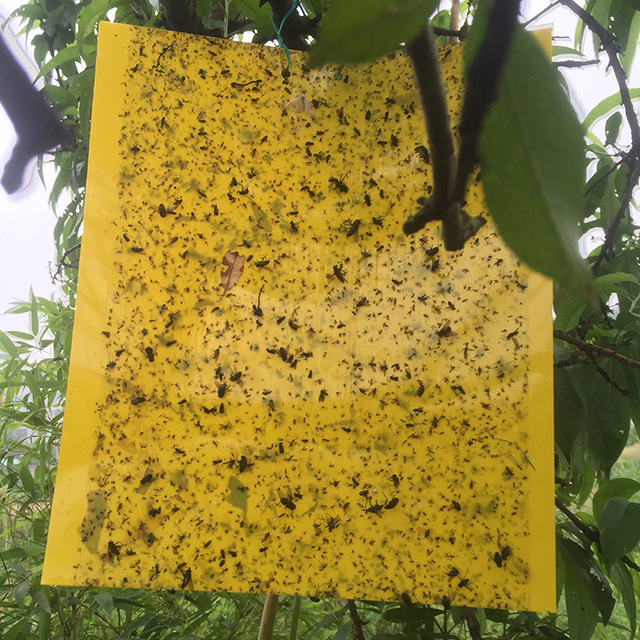
#> input picture TR_opencv1/Zeytin3.jpg, 640 x 640 px, found by its file name
$ python 'Ders4_GörüntüEşikleme_Threshold.py'
#> lines starting #> are read from the running program, lines starting #| are printed output that depends on the picture; after the words box and inside, x2 and y2 are one past the last pixel; in counts of white or black regions, pixels touching at a corner belong together
import cv2
import numpy as np
from matplotlib import pyplot as plot

imageGri=cv2.imread("Resimler\Zeytin3.jpg",0)   # sondaki 0 ı kaldırınca değişirince resim değişiyor. 0 olunca gri oluyor
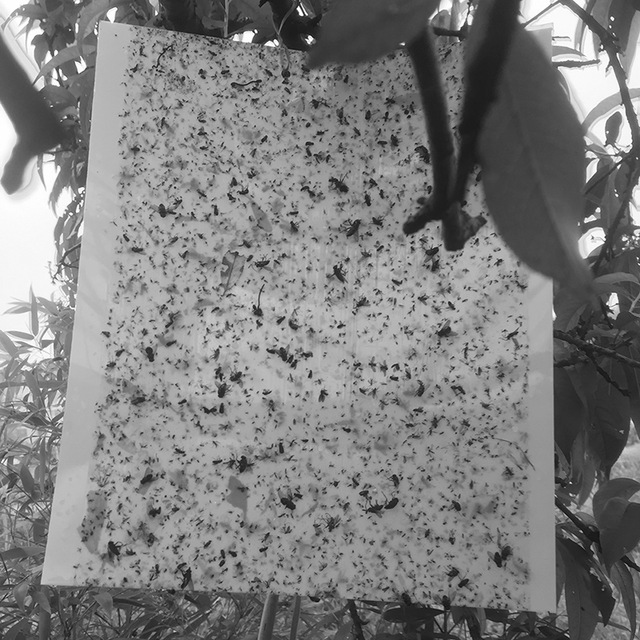
#> imageGri: shape (640, 640); min 4, max 255, mean 126.8
esik,thresh1=cv2.threshold(imageGri,80,255,cv2.THRESH_BINARY)
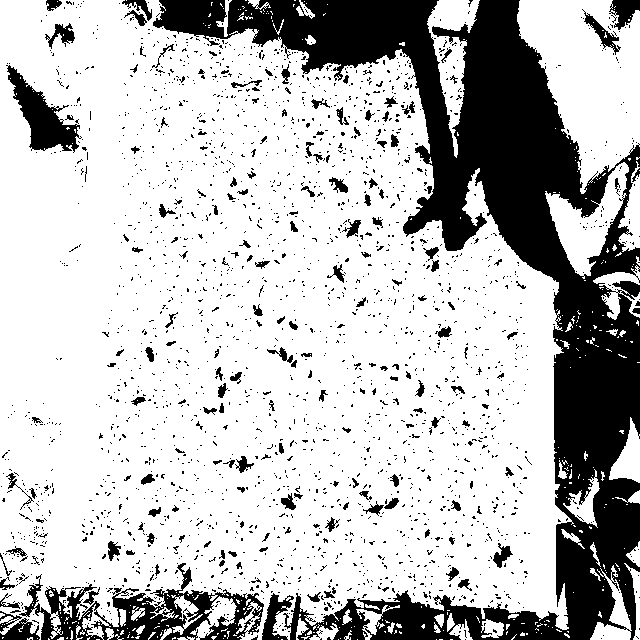
#> thresh1: shape (640, 640); 75.2% white; 2356 black regions (2182 under 20 px), largest, box (x1, y1, x2, y2) and area: (153, 0, 640, 640) 75005, (19, 563, 264, 640) 6511, (6, 65, 82, 153) 2494
esik,thresh2=cv2.threshold(imageGri,80,255,cv2.THRESH_BINARY_INV)
esik,thresh3=cv2.threshold(imageGri,80,255,cv2.THRESH_OTSU)
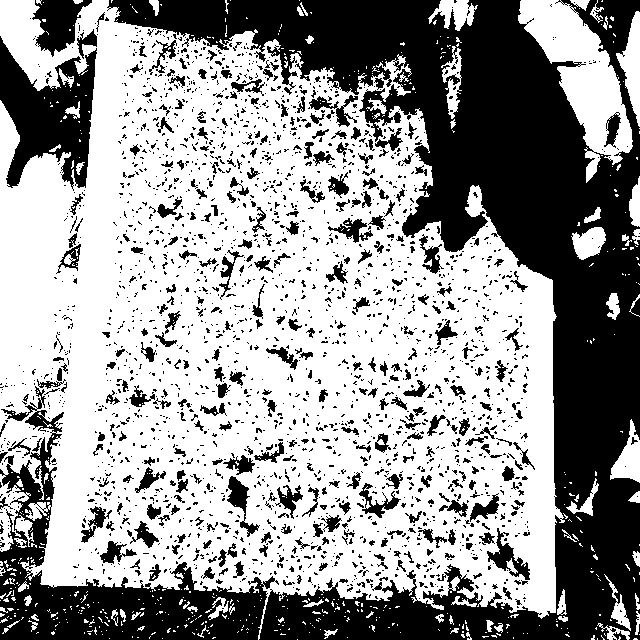
#> thresh3: shape (640, 640); 60.2% white; 2389 black regions (2038 under 20 px), largest, box (x1, y1, x2, y2) and area: (107, 0, 640, 640) 100626, (0, 386, 279, 640) 17505, (0, 36, 97, 191) 7963
#> esik = 117
esik,thresh4=cv2.threshold(imageGri,80,255,cv2.THRESH_TOZERO)
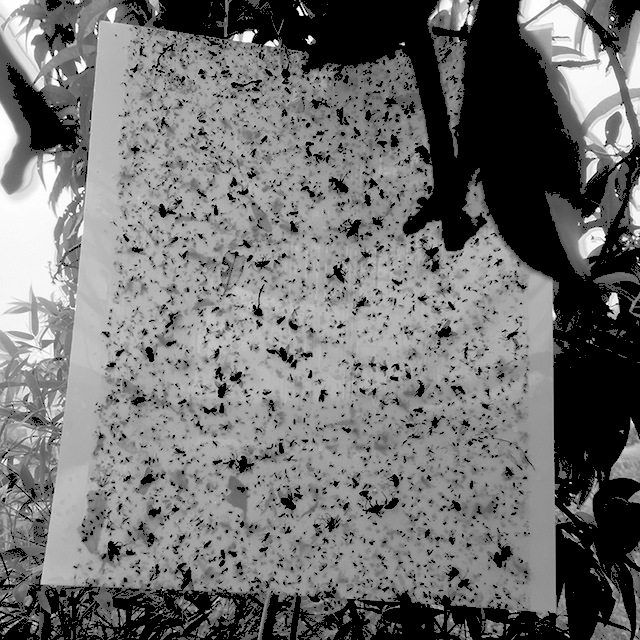
#> thresh4: shape (640, 640); min 0, max 255, mean 112.3
esik,thresh5=cv2.threshold(imageGri,80,255,cv2.THRESH_TOZERO_INV)
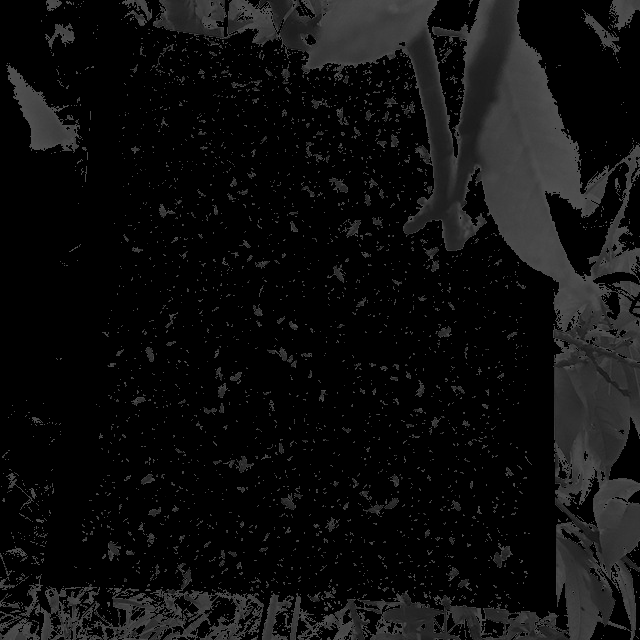
#> thresh5: shape (640, 640); min 0, max 80, mean 14.5
esik,thresh6=cv2.threshold(imageGri,80,255,cv2.THRESH_TRUNC)
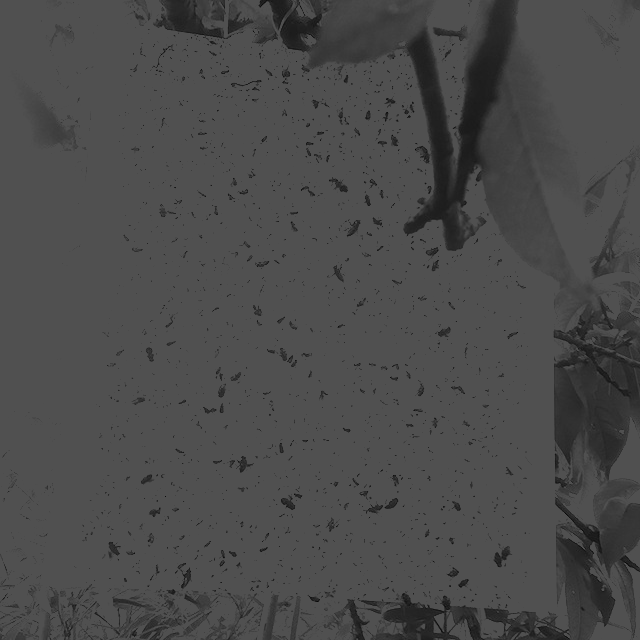
#> thresh6: shape (640, 640); min 4, max 80, mean 74.6

titlelist=["BINARY","BINARY_INV","OTSU","TOZERO","TOZERO_INV","TRUNC"]
imagelist=[thresh1,thresh2,thresh3,thresh4,thresh5,thresh6]


# Belirlenen eşik değerinin altındaki ve üstündeki değerlere göre çeşitli eşik değerleri verilebiliyor. Her piksel için ayrı ayrı eşikleme değeri yapılıyor.

for i in range(6):
    plot.subplot(2,3,i+1)
    plot.imshow(imagelist[i],"gray",vmin=0,vmax=255)
    plot.title(titlelist[i])
    plot.xticks([]),plot.yticks([])
plot.show()


cv2.waitKey(0)
cv2.destroyAllWindows()

$ run again, with TR_opencv1/Zeytin2.jpg copied over TR_opencv1/Zeytin3.jpg
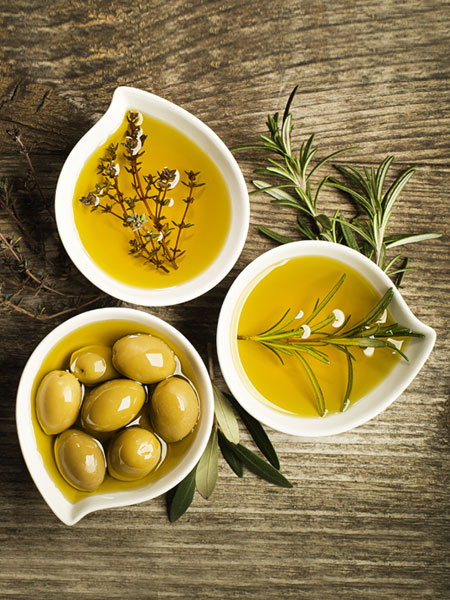
#> input picture TR_opencv1/Zeytin2.jpg, 450 x 600 px, found by its file name
#> `esik,thresh1=cv2.threshold(imageGri,80,255,cv2.THRESH_BINARY)`:
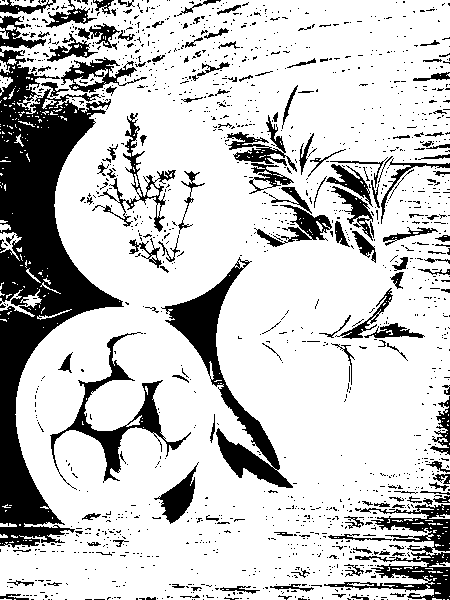
#> thresh1: shape (600, 450); 78.1% white; 1464 black regions (1311 under 20 px), largest, box (x1, y1, x2, y2) and area: (0, 48, 124, 548) 23379, (161, 257, 293, 488) 5667, (324, 504, 450, 600) 3715
#> thresh3: shape (600, 450); 44.5% white; 1294 white regions (1157 under 20 px), largest, box (x1, y1, x2, y2) and area: (216, 137, 450, 506) 40351, (55, 84, 296, 307) 27056, (16, 307, 384, 526) 24302
#> esik = 131
#> `esik,thresh6=cv2.threshold(imageGri,80,255,cv2.THRESH_TRUNC)`:
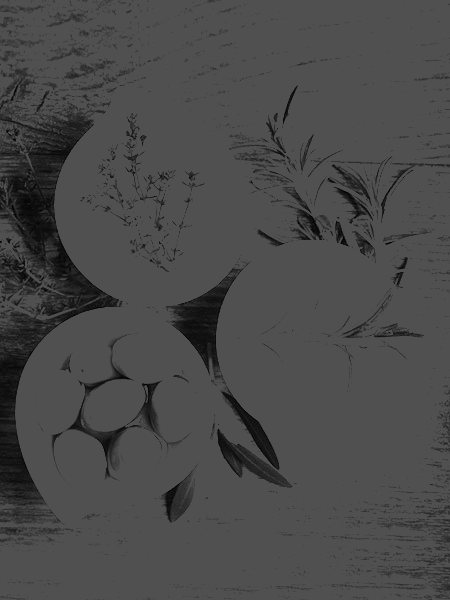
#> thresh6: shape (600, 450); min 0, max 80, mean 73.5
